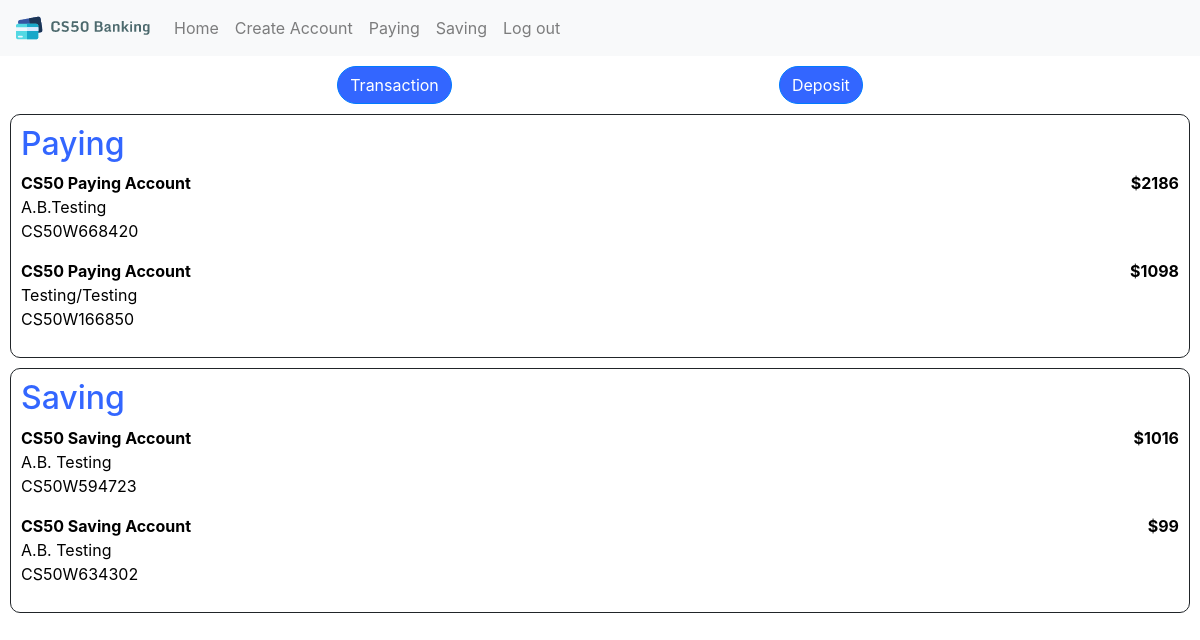
Page / (signed in) on the earlier database version.
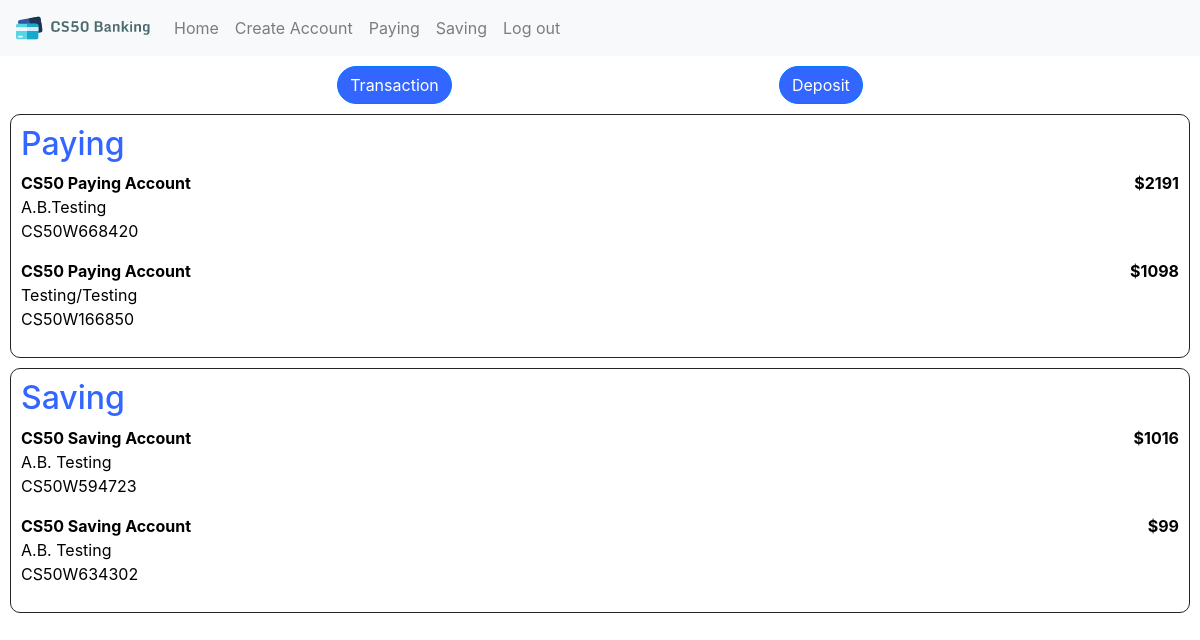
Same page on the later database version.
### bank/models.py (models this page shows, shortened)
class Bankaccount(models.Model):
    holder = models.ManyToManyField('User', blank=False, related_name="account")
    holder_name = models.CharField(max_length=150)
    name = models.CharField(max_length=50)
    number = models.CharField(max_length=18, unique=True)
    amount = models.IntegerField()
    type = models.CharField(max_length=4)
    interest = models.IntegerField()

### bank/views.py (the view)
# urls.py: path("", views.index, name="index"),
def index(request):
    if request.user.is_authenticated:
        user = User.objects.get(pk=request.user.id)
        return render(request, "bank/index.html", {
            "user": user,
            "paying": True,
            "saving": True,
            "paying_accounts": user.account.filter(type = "Pay"),
            "saving_accounts": user.account.filter(type = "Save")
        })
    else:
        return login_view(request)

### bank/models.py (called while the page is built)
    def __str__(self):
        return f"{self.first_name} {self.last_name}"

### bank/templates/bank/index.html (shortened to what this page needs)
{% extends "bank/layout.html" %}
{% load static %}
{% block body %}
    <div id"index_container">
        <div id="index_actions">
            <form action="{% url 'transaction' %}">
                <button type="submit" class="btn btn-primary btn-rounded">Transaction</button>
            </form>
            <form action="{% url 'deposit' %}">
                <button type="submit" class="btn btn-primary btn-rounded">Deposit</button>
            </form>
        </div>
        {% if paying %}
            <div id="index_paying">
                <h2>Paying</h2>
                {% for account in paying_accounts %}
                    <a id="account_href" href="{% url 'account' id=account.id %}">
                        <div id="paying_account{{ account.id }}">
                            <div id="paying_account_flex">
                                <b>{{ account.name }}</b>
                                <b>${{ account.amount }}</b>
                            </div>
                            <p>
                                {{ account.holder_name }}<br>
                                {{ account.number }}
                            </p>
                        </div>
                    </a>
                {% endfor %}
            </div>
        {% endif %}
        {% if saving %}
            <div id="index_saving">
                <h2>Saving</h2>
                {% for account in saving_accounts %}
                    <a id="account_href" href="{% url 'account' id=account.id %}">
                        <div id="saving_account{{ account.id }}">
                            <div id="saving_account_flex">
                                <b>{{ account.name }}</b>
                                <b>${{ account.amount }}</b>
                            </div>
                            <p>
                                {{ user }}<br>
                                {{ account.number }}
                            </p>
                        </div>
                    </a>
                {% endfor %}
            </div>
        {% endif %}
    </div>
{% endblock %}

Differences in the rows shown:
changed Bankaccount "A.B.Testing": amount "2186" → "2191"
